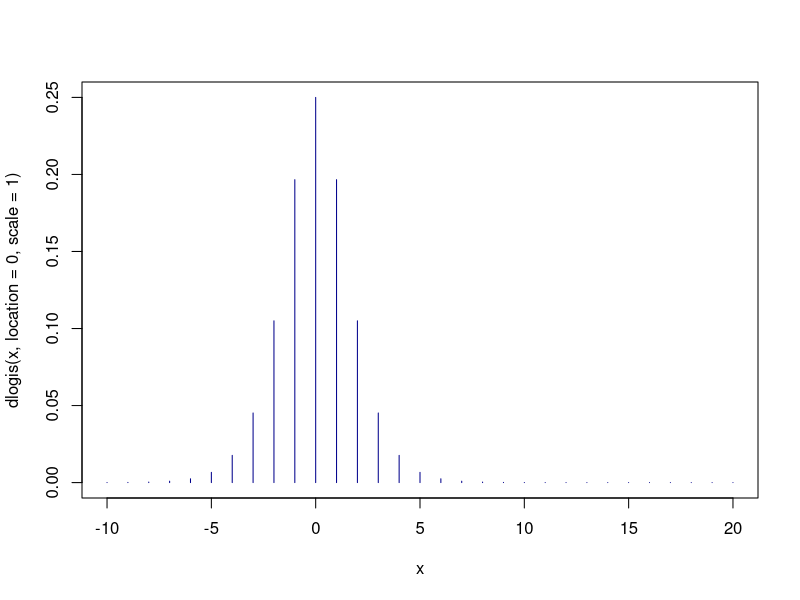
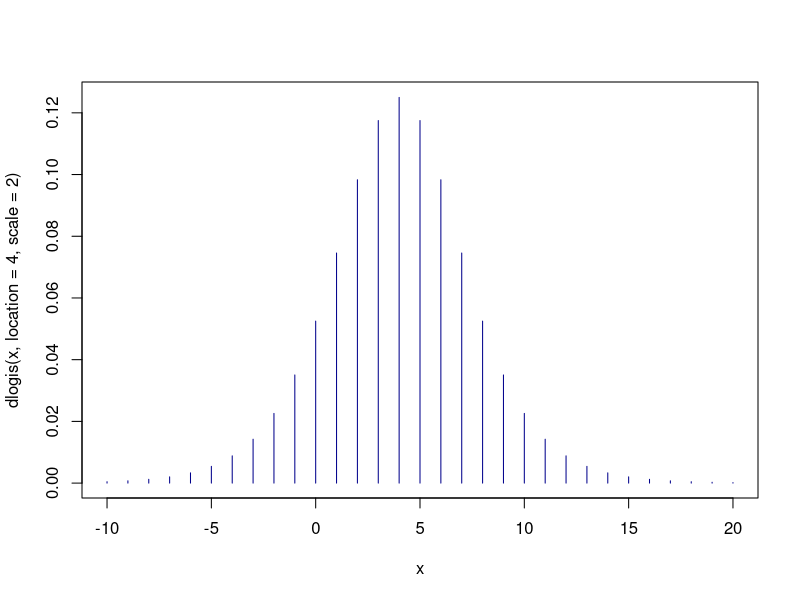
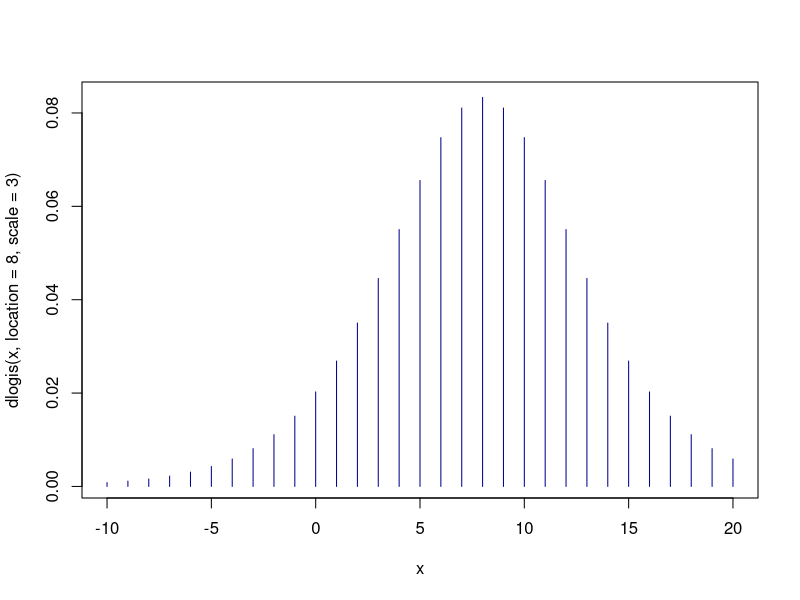
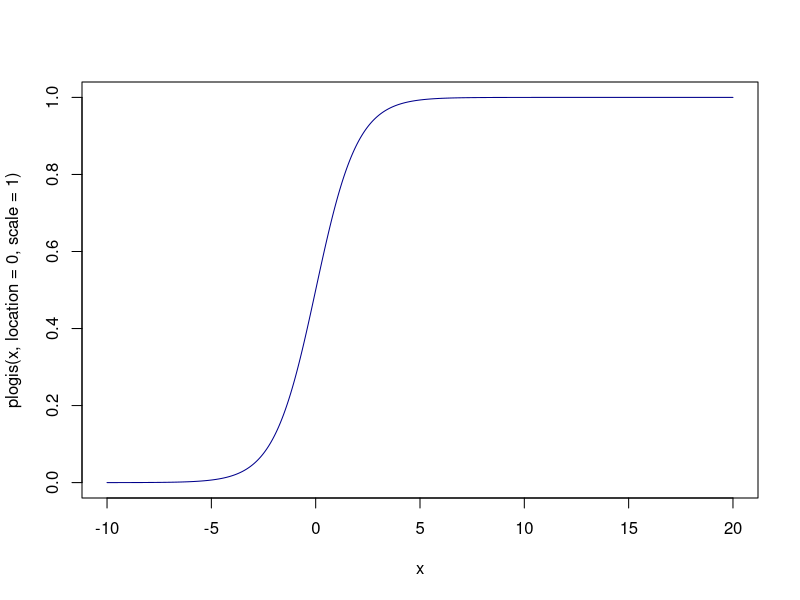
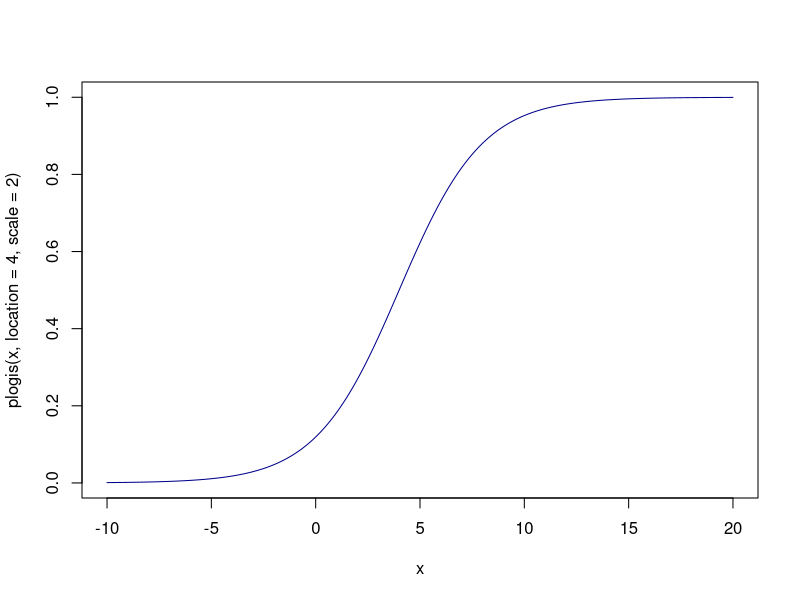
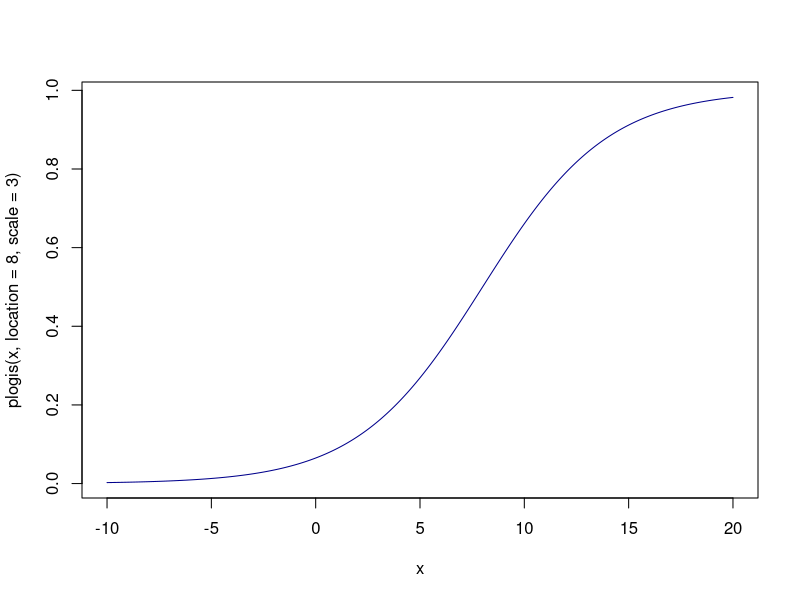
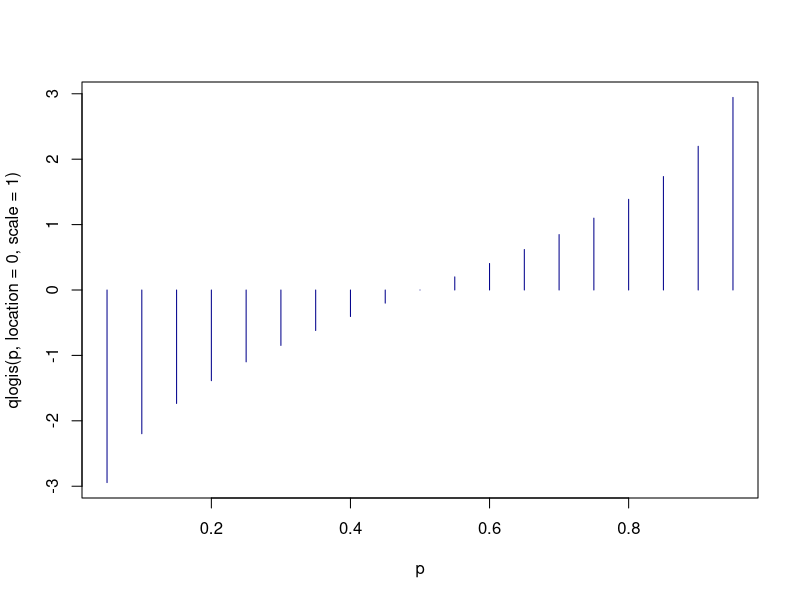
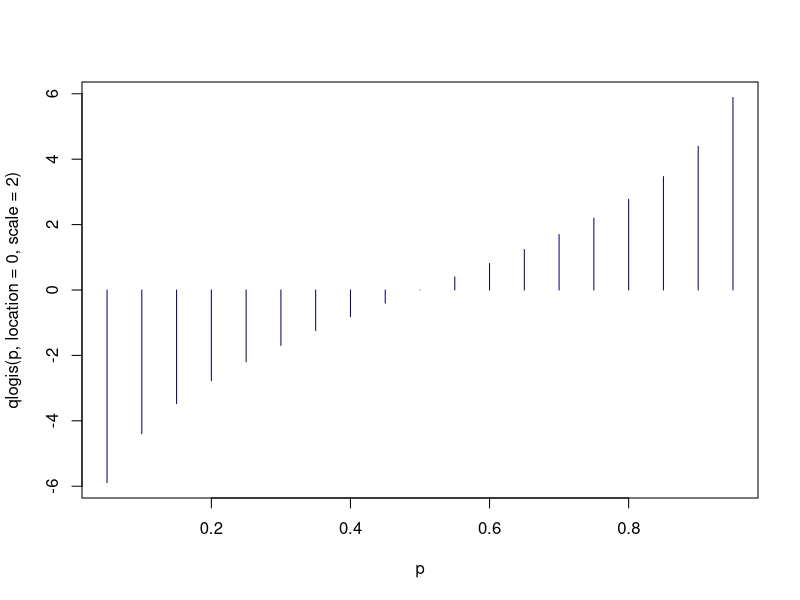

Here is the R script that generated these plots, in order:
## ---- chunk 1
x <- -10:20
plot(x, dlogis(x, location = 0, scale = 1), type = "h", col = "darkblue")
## ---- chunk 2
plot(x, dlogis(x, location = 4, scale = 2), type = "h", col = "darkblue")
## ---- chunk 3
plot(x, dlogis(x, location = 8, scale = 3), type = "h", col = "darkblue")
## ---- chunk 4
x <- seq(-10, 20, by=0.05)
plot(x, plogis(x, location = 0, scale = 1), type = "l", col = "darkblue")
## ---- chunk 5
plot(x, plogis(x, location = 4, scale = 2), type = "l", col = "darkblue")
## ---- chunk 6
plot(x, plogis(x, location = 8, scale = 3), type = "l", col = "darkblue")
## ---- chunk 7
p <- seq(0.05,0.95,by = 0.05)
plot(p, qlogis(p, location = 0, scale = 1), type = "h", col = "darkblue")
## ---- chunk 8
plot(p, qlogis(p, location = 0, scale = 2), type = "h", col = "darkblue")
## ---- chunk 9
plot(p, qlogis(p, location = 2, scale = 1), type = "h", col = "darkblue")
## ---- chunk 10
plot(p, qlogis(p, location = 8, scale = 3), type = "h", col = "darkblue")
## ---- chunk 11
location <- 4
scale <- 2
n <- c(20, 50, 200, 1000)

# Nustatome vieną seed, kad rezultatai būtų pakartojami
set.seed(58)
x1 <- rlogis(n[1], location, scale)
x2 <- rlogis(n[2], location, scale)
x3 <- rlogis(n[3], location, scale)
x4 <- rlogis(n[4], location, scale)
## ---- chunk 12
library(ggplot2)

# Teorinio tankio funkcija
logistine_tankio_f <- function(x, loc=4, sc=2) {
  dlogis(x, location=loc, scale=sc)
}

histograma1 <- ggplot(data.frame(x1), aes(x=x1)) +
  geom_histogram(aes(y=after_stat(density)), 
                 binwidth = 0.5,
                 colour="black", fill="white") +
  geom_density(alpha=.2, fill="darkblue") +
  stat_function(fun=logistine_tankio_f, 
                colour="red", linewidth=1, linetype="dashed") +
  labs(title="Logistinio skirstinio histograma (n=20)",
       subtitle="μ=4, σ=2",
       x="Reikšmė", 
       y="Tankis") +
  theme_minimal()
histograma1
## ---- chunk 13
histograma2 <- ggplot(data.frame(x2), aes(x=x2)) +
  geom_histogram(aes(y=after_stat(density)), 
                 binwidth = 0.5,
                 colour="black", fill="white") +
  geom_density(alpha=.2, fill="darkblue") +
  stat_function(fun=logistine_tankio_f, 
                colour="red", linewidth=1, linetype="dashed") +
  labs(title="Logistinio skirstinio histograma (n=50)",
       subtitle="μ=4, σ=2",
       x="Reikšmė", 
       y="Tankis") +
  theme_minimal()
histograma2
## ---- chunk 14
histograma3 <- ggplot(data.frame(x3), aes(x=x3)) +
  geom_histogram(aes(y=after_stat(density)), 
                 binwidth = 0.5,
                 colour="black", fill="white") +
  geom_density(alpha=.2, fill="darkblue") +
  stat_function(fun=logistine_tankio_f, 
                colour="red", linewidth=1, linetype="dashed") +
  labs(title="Logistinio skirstinio histograma (n=200)",
       subtitle="μ=4, σ=2",
       x="Reikšmė", 
       y="Tankis") +
  theme_minimal()
histograma3
## ---- chunk 15
histograma4 <- ggplot(data.frame(x4), aes(x=x4)) +
  geom_histogram(aes(y=after_stat(density)), 
                 binwidth = 0.5,
                 colour="black", fill="white") +
  geom_density(alpha=.2, fill="darkblue") +
  stat_function(fun=logistine_tankio_f, 
                colour="red", linewidth=1, linetype="dashed") +
  labs(title="Logistinio skirstinio histograma (n=1000)",
       subtitle="μ=4, σ=2",
       x="Reikšmė", 
       y="Tankis") +
  theme_minimal()
histograma4
## ---- chunk 16
# Apibrėžiame intervalą x ašiai
x_range <- seq(-10, 20, by=0.1)

ex1 <- ecdf(x1)
plot(ex1, main="Empirinė pasiskirstymo funkcija (n=20)", 
     xlab="x", ylab="F(x)", 
     col="blue", lwd=2)
# Pridedame teorinę pasiskirstymo funkciją
lines(x_range, plogis(x_range, location=4, scale=2), 
      col="red", lty=2, lwd=2)
# Pridedame legendą
legend("bottomright", 
       legend=c("Empirinė", "Teorinė"), 
       col=c("blue", "red"), 
       lty=c(1, 2), 
       lwd=c(2, 2))
## ---- chunk 17
ex2 <- ecdf(x2)
plot(ex2, main="Empirinė pasiskirstymo funkcija (n=50)", 
     xlab="x", ylab="F(x)", 
     col="blue", lwd=2)
lines(x_range, plogis(x_range, location=4, scale=2), 
      col="red", lty=2, lwd=2)
legend("bottomright", 
       legend=c("Empirinė", "Teorinė"), 
       col=c("blue", "red"), 
       lty=c(1, 2), 
       lwd=c(2, 2))
## ---- chunk 18
ex3 <- ecdf(x3)
plot(ex3, main="Empirinė pasiskirstymo funkcija (n=200)", 
     xlab="x", ylab="F(x)", 
     col="blue", lwd=2)
lines(x_range, plogis(x_range, location=4, scale=2), 
      col="red", lty=2, lwd=2)
legend("bottomright", 
       legend=c("Empirinė", "Teorinė"), 
       col=c("blue", "red"), 
       lty=c(1, 2), 
       lwd=c(2, 2))
## ---- chunk 19
ex4 <- ecdf(x4)
plot(ex4, main="Empirinė pasiskirstymo funkcija (n=1000)", 
     xlab="x", ylab="F(x)", 
     col="blue", lwd=2)
lines(x_range, plogis(x_range, location=4, scale=2), 
      col="red", lty=2, lwd=2)
legend("bottomright", 
       legend=c("Empirinė", "Teorinė"), 
       col=c("blue", "red"), 
       lty=c(1, 2), 
       lwd=c(2, 2))
## ---- chunk 20
library(e1071)

# rinkinio su 20 imties dydziu
mean(x1)
var(x1)
sd(x1)
skewness(x1)
kurtosis(x1) 
## ---- chunk 21
# rinkinio su 50 imties dydziu
mean(x2)
var(x2)
sd(x2)
skewness(x2)
kurtosis(x2) 
## ---- chunk 22
# rinkinio su 200 imties dydziu
mean(x3)
var(x3)
sd(x3)
skewness(x3)
kurtosis(x3)
## ---- chunk 23
# rinkinio su 1000 imties dydziu
mean(x4)
var(x4)
sd(x4)
skewness(x4)
kurtosis(x4)
## ---- chunk 24
library(e1071)
library(knitr)

# Teorinės logistinio skirstinio reikšmės su parametrais location=4, scale=2
theoretical_mean <- 4  # vidurkis = μ
theoretical_var <- (pi^2 * 2^2)/3  # dispersija = (π^2 * σ^2)/3
theoretical_sd <- sqrt(theoretical_var)  # standartinis nuokrypis
theoretical_skewness <- 0  # asimetrijos koeficientas
theoretical_kurtosis <- 1.2  # eksceso koeficientas = 6/5

# Sukuriame duomenų rėmelį palyginimui
stats_table <- data.frame(
  Metric = c("Vidurkis", "Dispersija", "Standartinis nuokrypis",
             "Asimetrijos koef.", "Eksceso koef."),
  Theoretical = c(theoretical_mean, theoretical_var, theoretical_sd,
                 theoretical_skewness, theoretical_kurtosis),
  n_20 = c(mean(x1), var(x1), sd(x1), skewness(x1), kurtosis(x1)),
  n_50 = c(mean(x2), var(x2), sd(x2), skewness(x2), kurtosis(x2)),
  n_200 = c(mean(x3), var(x3), sd(x3), skewness(x3), kurtosis(x3)),
  n_1000 = c(mean(x4), var(x4), sd(x4), skewness(x4), kurtosis(x4))
)

# Pridedame skirtumo stulpelius
stats_table$diff_20 <- round(abs(stats_table$n_20 - stats_table$Theoretical), 4)
stats_table$diff_50 <- round(abs(stats_table$n_50 - stats_table$Theoretical), 4)
stats_table$diff_200 <- round(abs(stats_table$n_200 - stats_table$Theoretical), 4)
stats_table$diff_1000 <- round(abs(stats_table$n_1000 - stats_table$Theoretical), 4)
## ---- chunk 25
# Formatuojame lentelę
kable(stats_table, 
      caption = "Empirinių ir teorinių statistikų palyginimas",
      col.names = c("Statistika", "Teorinė reikšmė", 
                    "n=20", "n=50", "n=200", "n=1000", 
                    "Skirtumas (n=20)", "Skirtumas (n=50)", 
                    "Skirtumas (n=200)", "Skirtumas (n=1000)"),
      digits = 4)
## ---- chunk 26
# Funkcija momentų metodo įvertiniams apskaičiuoti
MM_logistic <- function(x) {
  m_logistic <- mean(x)      # Imties vidurkis
  s_logistic <- var(x)       # Imties dispersija
  
  # Momentų metodo įvertiniai
  hat_mu <- m_logistic                   # Vidurkio įvertinys
  hat_sigma <- sqrt(3 * s_logistic / pi^2)  # Scale parametro įvertinys
  
  return(c(location = hat_mu, scale = hat_sigma))
}

# Bootstrap metodas MM įvertinių patikimumo įvertinimui
# Pasirenkame didžiausią imtį (n=1000) geresniam patikimumui
set.seed(58)
bootstrap_samples <- replicate(1000, sample(x4, size = length(x4), replace = TRUE))
bootstrap_estimates <- t(apply(bootstrap_samples, 2, MM_logistic))

## ---- chunk 27
# Vizualizuojame bootstrap rezultatus
par(mfrow=c(1,2))
boxplot(bootstrap_estimates[,1], main = "Location (μ)", col = "lightblue")
abline(h = 4, col = "red", lty = 2)  # Tikroji μ reikšmė
boxplot(bootstrap_estimates[,2], main = "Scale (σ)", col = "lightgreen")
abline(h = 2, col = "red", lty = 2)  # Tikroji σ reikšmė
par(mfrow=c(1,1))
## ---- chunk 28
# Skaičiuojame bootstrap pasikliautinus intervalus (95%)
location_ci <- quantile(bootstrap_estimates[,1], c(0.025, 0.975))
scale_ci <- quantile(bootstrap_estimates[,2], c(0.025, 0.975))

# Spausdiname rezultatus
cat("Bootstrap 95% pasikliautini intervalai:\n")
cat("Location (μ): [", round(location_ci[1], 4), ", ", round(location_ci[2], 4), "]\n")
cat("Scale (σ): [", round(scale_ci[1], 4), ", ", round(scale_ci[2], 4), "]\n")
## ---- chunk 29
# Momentų metodo įvertiniai x1 imčiai (n=20)
MM_logistic(x1)

# Momentų metodo įvertiniai x2 imčiai (n=50)
MM_logistic(x2)

# Momentų metodo įvertiniai x3 imčiai (n=200)
MM_logistic(x3)

# Momentų metodo įvertiniai x4 imčiai (n=1000)
MM_logistic(x4)

## ---- chunk 30

set.seed(58)
rand_logistic <- rlogis(x1, location = 4, scale = 2 )

m_logistic <- mean(rand_logistic)
s_logistic <- var(rand_logistic)

#MM
hat_mu <- m_logistic
hat_s <- sqrt(3 * s_logistic / pi^2)
hat_mu
hat_s
## ---- chunk 31
set.seed(58)
rand_logistic <- rlogis(x2, location = 4, scale = 2 )

m_logistic <- mean(rand_logistic)
s_logistic <- var(rand_logistic)

#MM
hat_mu <- m_logistic
hat_s <- sqrt(3 * s_logistic / pi^2)
hat_mu
hat_s
## ---- chunk 32
set.seed(58)
rand_logistic <- rlogis(x3, location = 4, scale = 2 )

m_logistic <- mean(rand_logistic)
s_logistic <- var(rand_logistic)

#MM
hat_mu <- m_logistic
hat_s <- sqrt(3 * s_logistic / pi^2)
hat_mu
hat_s
## ---- chunk 33
set.seed(58)
rand_logistic <- rlogis(x4, location = 4, scale = 2 )

m_logistic <- mean(rand_logistic)
s_logistic <- var(rand_logistic)

#MM
hat_mu <- m_logistic
hat_s <- sqrt(3 * s_logistic / pi^2)
hat_mu
hat_s
## ---- chunk 34
library(maxLik)

logLikFun <- function(param) {
  location <- param[1]
  scale <- param[2]
  sum(dlogis(x1, location = location,
            scale = scale, log = TRUE))
}
mle <- maxLik(logLik = logLikFun,
              start = c(location = 0, scale = 1))
summary(mle)
coef(mle)
stdEr(mle)

#Rezultatas?
## ---- chunk 35

logLikFun <- function(param) {
  location <- param[1]
  scale <- param[2]
  sum(dlogis(x2, location = location,
             scale = scale, log = TRUE))
}
mle <- maxLik(logLik = logLikFun,
              start = c(location = 0, scale = 1))
summary(mle)
coef(mle)
stdEr(mle)

#Rezultatas??
## ---- chunk 36
logLikFun <- function(param) {
  location <- param[1]
  scale <- param[2]
  sum(dlogis(x3, location = location,
             scale = scale, log = TRUE))
}
mle <- maxLik(logLik = logLikFun,
              start = c(location = 0, scale = 1))
summary(mle)
coef(mle)
stdEr(mle)

#Rezultatas??
## ---- chunk 37
logLikFun <- function(param) {
  location <- param[1]
  scale <- param[2]
  sum(dlogis(x4, location = location,
             scale = scale, log = TRUE))
}
mle <- maxLik(logLik = logLikFun,
              start = c(location = 0, scale = 1))
summary(mle)
coef(mle)
stdEr(mle)


## ---- chunk 38
library(maxLik)
library(knitr)

# Apibrėžiame funkciją, kuri skaičiuoja MLE bet kuriai imčiai
MLE_logistic <- function(x, starting_values = c(location = 0, scale = 1)) {
  # Log-tikėtinumo funkcija
  logLikFun <- function(param) {
    location <- param[1]
    scale <- param[2]
    # Tikriname, ar scale > 0
    if (scale <= 0) return(-Inf)
    sum(dlogis(x, location = location, scale = scale, log = TRUE))
  }
  
  # Maksimizuojame log-tikėtinumo funkciją
  mle <- maxLik(logLik = logLikFun, start = starting_values)
  
  # Grąžiname rezultatus
  return(list(
    coefficients = coef(mle),
    standard_errors = stdEr(mle),
    summary = summary(mle)
  ))
}

# Skaičiuojame MLE įvertinius visoms imtims
# Naudojame 'pradinius spėjimus' arčiau tikrųjų parametrų
starting_values <- c(location = 3, scale = 1.5)

mle_x1 <- MLE_logistic(x1, starting_values)
mle_x2 <- MLE_logistic(x2, starting_values)
mle_x3 <- MLE_logistic(x3, starting_values)
mle_x4 <- MLE_logistic(x4, starting_values)

# Sukuriame rezultatų lentelę
mle_results <- data.frame(
  Sample_Size = c(20, 50, 200, 1000),
  Location_True = rep(4, 4),
  Location_MLE = c(mle_x1$coefficients[1], mle_x2$coefficients[1], 
                  mle_x3$coefficients[1], mle_x4$coefficients[1]),
  Location_SE = c(mle_x1$standard_errors[1], mle_x2$standard_errors[1],
                 mle_x3$standard_errors[1], mle_x4$standard_errors[1]),
  Scale_True = rep(2, 4),
  Scale_MLE = c(mle_x1$coefficients[2], mle_x2$coefficients[2],
               mle_x3$coefficients[2], mle_x4$coefficients[2]),
  Scale_SE = c(mle_x1$standard_errors[2], mle_x2$standard_errors[2],
              mle_x3$standard_errors[2], mle_x4$standard_errors[2])
)

# Pridedame absoliučias paklaidas
mle_results$Location_Error <- abs(mle_results$Location_MLE - mle_results$Location_True)
mle_results$Scale_Error <- abs(mle_results$Scale_MLE - mle_results$Scale_True)

# Parodome rezultatus
kable(mle_results, 
      caption = "Didžiausio tikėtinumo metodo įvertiniai logistiniam skirstiniui",
      col.names = c("Imties dydis", "μ (tikroji)", "μ̂ (MLE įvertinys)", "μ̂ stand. paklaida",
                    "σ (tikroji)", "σ̂ (MLE įvertinys)", "σ̂ stand. paklaida",
                    "μ abs. paklaida", "σ abs. paklaida"),
      digits = 4)
## ---- chunk 39
library(knitr)

# Ištraukiame momentų metodo (MM) rezultatus
mm_results <- data.frame(
  Sample_Size = c(20, 50, 200, 1000),
  Location_True = rep(4, 4),
  Location_MM = c(MM_logistic(x1)[1], MM_logistic(x2)[1], 
                 MM_logistic(x3)[1], MM_logistic(x4)[1]),
  Scale_True = rep(2, 4),
  Scale_MM = c(MM_logistic(x1)[2], MM_logistic(x2)[2], 
              MM_logistic(x3)[2], MM_logistic(x4)[2])
)

# Pridedame absoliučias MM paklaidas
mm_results$Location_MM_Error <- abs(mm_results$Location_MM - mm_results$Location_True)
mm_results$Scale_MM_Error <- abs(mm_results$Scale_MM - mm_results$Scale_True)

# Jungiame MM ir MLE rezultatus
comparison <- data.frame(
  Sample_Size = mm_results$Sample_Size,
  
  # Vietos parametras (μ)
  Location_True = mm_results$Location_True,
  Location_MM = mm_results$Location_MM,
  Location_MLE = mle_results$Location_MLE,
  Location_MM_Error = mm_results$Location_MM_Error,
  Location_MLE_Error = mle_results$Location_Error,
  
  # Skalės parametras (σ)
  Scale_True = mm_results$Scale_True,
  Scale_MM = mm_results$Scale_MM,
  Scale_MLE = mle_results$Scale_MLE,
  Scale_MM_Error = mm_results$Scale_MM_Error,
  Scale_MLE_Error = mle_results$Scale_Error
)

# Pateikiame palyginimą lentelės forma
kable(comparison,
      caption = "MM ir MLE įvertinių palyginimas logistiniam skirstiniui",
      col.names = c(
        "Imties dydis", 
        "μ tikroji", "μ (MM)", "μ (MLE)", 
        "μ MM paklaida", "μ MLE paklaida",
        "σ tikroji", "σ (MM)", "σ (MLE)", 
        "σ MM paklaida", "σ MLE paklaida"
      ),
      digits = 4)
## ---- chunk 40
## Bootstrap metodas
# Nustatome parametrus
m <- 500 # bootstrap imčių skaičius
set.seed(58) # tas pats seed kaip ir generuojant duomenis

# Bootstrap pasikliautiniai intervalai location parametrui (μ)
bootstrap_loc1 <- replicate(m, mean(sample(x1, size = length(x1), replace = TRUE)))
bootstrap_loc2 <- replicate(m, mean(sample(x2, size = length(x2), replace = TRUE)))
bootstrap_loc3 <- replicate(m, mean(sample(x3, size = length(x3), replace = TRUE)))
bootstrap_loc4 <- replicate(m, mean(sample(x4, size = length(x4), replace = TRUE)))

# Bootstrap pasikliautiniai intervalai scale parametrui (σ)
# Naudojame momentų metodo įvertinį σ = sqrt(3 * var(x) / π²)
bootstrap_scale1 <- replicate(m, sqrt(3 * var(sample(x1, size = length(x1), replace = TRUE)) / pi^2))
bootstrap_scale2 <- replicate(m, sqrt(3 * var(sample(x2, size = length(x2), replace = TRUE)) / pi^2))
bootstrap_scale3 <- replicate(m, sqrt(3 * var(sample(x3, size = length(x3), replace = TRUE)) / pi^2))
bootstrap_scale4 <- replicate(m, sqrt(3 * var(sample(x4, size = length(x4), replace = TRUE)) / pi^2))

# Apskaičiuojame 95% pasikliautinus intervalus bootstrap metodu
ci_loc1 <- quantile(bootstrap_loc1, c(0.025, 0.975))
ci_loc2 <- quantile(bootstrap_loc2, c(0.025, 0.975))
ci_loc3 <- quantile(bootstrap_loc3, c(0.025, 0.975))
ci_loc4 <- quantile(bootstrap_loc4, c(0.025, 0.975))

ci_scale1 <- quantile(bootstrap_scale1, c(0.025, 0.975))
ci_scale2 <- quantile(bootstrap_scale2, c(0.025, 0.975))
ci_scale3 <- quantile(bootstrap_scale3, c(0.025, 0.975))
ci_scale4 <- quantile(bootstrap_scale4, c(0.025, 0.975))

# Sukuriame rezultatų lentelę
library(knitr)
bootstrap_results <- data.frame(
  Parameter = rep(c("Location (μ)", "Scale (σ)"), each=4),
  Sample_Size = rep(c(20, 50, 200, 1000), 2),
  True_Value = rep(c(4, 2), each=4),
  Estimate = c(
    mean(x1), mean(x2), mean(x3), mean(x4),
    sqrt(3 * var(x1) / pi^2), sqrt(3 * var(x2) / pi^2), 
    sqrt(3 * var(x3) / pi^2), sqrt(3 * var(x4) / pi^2)
  ),
  CI_Lower = c(ci_loc1[1], ci_loc2[1], ci_loc3[1], ci_loc4[1],
              ci_scale1[1], ci_scale2[1], ci_scale3[1], ci_scale4[1]),
  CI_Upper = c(ci_loc1[2], ci_loc2[2], ci_loc3[2], ci_loc4[2],
              ci_scale1[2], ci_scale2[2], ci_scale3[2], ci_scale4[2])
)
bootstrap_results
## ---- chunk 41
quantile_x1 <- quantile(x1, probs = c(0.25, 0.5, 0.75))
quantile_x1
## ---- chunk 42
quantile_x2 <- quantile(x2, probs = c(0.25, 0.5, 0.75))
quantile_x2
## ---- chunk 43
quantile_x3 <- quantile(x3, probs = c(0.25, 0.5, 0.75))
quantile_x3
## ---- chunk 44
quantile_x4 <- quantile(x4, probs = c(0.25, 0.5, 0.75))
quantile_x4
## ---- chunk 45

set.seed(58)
x11 <- sample(c(x1, 30, 50 ,60, 70, 80))
set.seed(58)
x22 <- sample(c(x2, 30, 50 ,60, 70, 80))
set.seed(58)
x33 <- sample(c(x3, 30, 50 ,60, 70, 80))
set.seed(58)
x44 <- sample(c(x4,30, 50 ,60, 70, 80))

table(x1)
table(x11)

## ---- chunk 46
table(x2)
table(x22)
## ---- chunk 47
table(x3)
table(x33)
## ---- chunk 48
table(x4)
table(x44)
## ---- chunk 49
boxplot(x1)
boxplot(x11)$out
## ---- chunk 50
boxplot(x2)
boxplot(x22)$out
## ---- chunk 51
boxplot(x3)
boxplot(x33)$out
## ---- chunk 52
boxplot(x4)
boxplot(x44)$out
## ---- chunk 53
outliers_x11 <- boxplot(x11)$out
outliers_x22 <- boxplot(x22)$out
outliers_x33 <- boxplot(x33)$out
outliers_x44 <- boxplot(x44)$out

# Atspausdinti visas išskirtis
cat("x11 išskirtys:", outliers_x11, "\n")
cat("x22 išskirtys:", outliers_x22, "\n")
cat("x33 išskirtys:", outliers_x33, "\n")
cat("x44 išskirtys:", outliers_x44, "\n")

# Patikrinti, ar pridėtos išskirtys (30, 50, 60, 70, 80) yra identifikuojamos
expected_outliers <- c(30, 50, 60, 70, 80)

cat("\nAr visos pridėtos išskirtys identifikuojamos?\n")
cat("x11:", all(expected_outliers %in% outliers_x11), "\n")
cat("x22:", all(expected_outliers %in% outliers_x22), "\n")
cat("x33:", all(expected_outliers %in% outliers_x33), "\n")
cat("x44:", all(expected_outliers %in% outliers_x44), "\n")
## ---- chunk 54
library(ggplot2)

# Parametrai normaliam skirstiniui
location <- 4  # tas pats kaip logistiniam
scale_normal <- sd(x4)  # standartinis nuokrypis iš didžiausios imties

# Sukuriame funkcijas normaliojo ir logistinio tankio skaičiavimui
norm_dens <- function(x) dnorm(x, mean=location, sd=scale_normal)
logis_dens <- function(x) dlogis(x, location=location, scale=2)

# Imtis n=20
ggplot(data.frame(x1), aes(x=x1)) +
  geom_histogram(aes(y=after_stat(density)), binwidth=0.5, 
                 fill="lightblue", color="white", alpha=0.7) +
  stat_function(fun=norm_dens, geom="line", 
                aes(color="Normalusis"), linewidth=1.2, linetype="dashed") +
  stat_function(fun=logis_dens, geom="line", 
                aes(color="Logistinis"), linewidth=1.2) +
  scale_color_manual(values=c("Normalusis"="blue", "Logistinis"="red")) +
  labs(title="Logistinis vs normalusis (n=20)",
       x="Reikšmė", y="Tankis",
       color="Skirstinys") +
  theme_minimal() +
  theme(legend.position="top")
## ---- chunk 55
# Imtis n=1000
ggplot(data.frame(x4), aes(x=x4)) +
  geom_histogram(aes(y=after_stat(density)), binwidth=0.5,
                 fill="lightblue", color="white", alpha=0.7) +
  stat_function(fun=norm_dens, geom="line", 
                aes(color="Normalusis"), linewidth=1.2, linetype="dashed") +
  stat_function(fun=logis_dens, geom="line", 
                aes(color="Logistinis"), linewidth=1.2) +
  scale_color_manual(values=c("Normalusis"="blue", "Logistinis"="red")) +
  labs(title="Logistinis vs normalusis (n=1000)",
       x="Reikšmė", y="Tankis",
       color="Skirstinys") +
  theme_minimal() +
  theme(legend.position="top")
## ---- chunk 56
duom <- read.csv("reaction_times.csv")

x <- seq(200, 1600)
vid <- mean(duom$time)
scale <- sd(duom$time) / 1.8138

hist(duom$time, breaks = seq(200, 1600, by = 20), prob = TRUE,
     main="Dalyvių pagal vidutinį reakcijos laiką pasiskirstymas",
     xlab="Vidutinis reakcijos laikas (ms)",
     ylab="Tankis")
lines(x, dlogis(x, location = vid, scale = scale), col = 2, lwd = 2)
lines(x, dnorm(x, vid, sd(duom$time)), col = 4, lwd = 2)
legend(200, 0.004, legend=c("Logistinis", "Normalusis"),
       col=c(2, 4), lty=1:1, cex=0.8)
